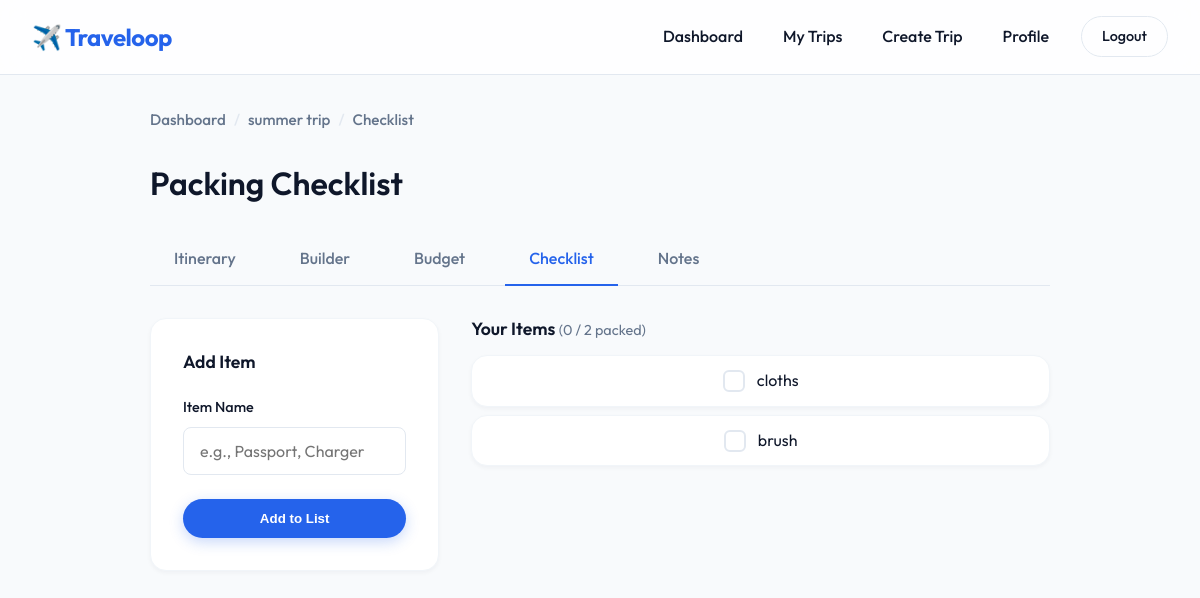
Page /trips/1/checklist (signed in) on the committed database.
### database/models.py (models this page shows)
class Trip(db.Model):
    id = db.Column(db.Integer, primary_key=True)
    user_id = db.Column(db.Integer, db.ForeignKey('user.id'), nullable=False)
    name = db.Column(db.String(100), nullable=False)
    start_date = db.Column(db.Date, nullable=False)
    end_date = db.Column(db.Date, nullable=False)
    description = db.Column(db.Text)
    cover_photo = db.Column(db.String(255))
    is_public = db.Column(db.Boolean, default=False)
    created_at = db.Column(db.DateTime, default=lambda: datetime.now(timezone.utc))
    stops = db.relationship('Stop', backref='trip', lazy=True, cascade='all, delete-orphan')
    expenses = db.relationship('Expense', backref='trip', lazy=True, cascade='all, delete-orphan')
    checklist_items = db.relationship('ChecklistItem', backref='trip', lazy=True, cascade='all, delete-orphan')
    notes = db.relationship('Note', backref='trip', lazy=True, cascade='all, delete-orphan')

class ChecklistItem(db.Model):
    id = db.Column(db.Integer, primary_key=True)
    trip_id = db.Column(db.Integer, db.ForeignKey('trip.id'), nullable=False)
    item_name = db.Column(db.String(100), nullable=False)
    category = db.Column(db.String(50))
    is_packed = db.Column(db.Boolean, default=False)

### backend/features.py (the view, shortened to what this page needs)
@features_bp.route('/trips/<int:trip_id>/checklist', methods=['GET', 'POST'])
@login_required
def checklist(trip_id):
    trip = check_trip_access(trip_id)
    if not trip:
        return redirect(url_for('trips.dashboard'))
    return render_template('checklist.html', trip=trip)

### backend/features.py (called while the page is built)
def check_trip_access(trip_id):
    trip = Trip.query.get_or_404(trip_id)
    if trip.user_id != current_user.id:
        return None
    return trip

### database/models.py (called while the page is built)
@login_manager.user_loader
def load_user(user_id):
    return User.query.get(int(user_id))

### templates/checklist.html (shortened to what this page needs)
{% extends "base.html" %}
{% block content %}
<div style="max-width: 900px; margin: 0 auto;">
    <div class="breadcrumb">
        <a href="{{ url_for('trips.dashboard') }}">Dashboard</a>
        <span class="separator">/</span>
        <a href="{{ url_for('trips.view_trip', trip_id=trip.id) }}">{{ trip.name }}</a>
        <span class="separator">/</span>
        <span>Checklist</span>
    </div>
    <h2 style="font-size: 2rem; margin-bottom: 2rem;">Packing Checklist</h2>
    <div class="trip-nav">
        <a href="{{ url_for('trips.view_trip', trip_id=trip.id) }}">Itinerary</a>
        <a href="{{ url_for('trips.trip_builder', trip_id=trip.id) }}">Builder</a>
        <a href="{{ url_for('features.budget', trip_id=trip.id) }}">Budget</a>
        <a href="{{ url_for('features.checklist', trip_id=trip.id) }}" class="active">Checklist</a>
        <a href="{{ url_for('features.notes', trip_id=trip.id) }}">Notes</a>
    </div>
    <div style="display: flex; gap: 2rem; align-items: flex-start;">
        <div style="flex: 1;">
            <div class="card" style="padding: 2rem;">
                <h3 style="margin-bottom: 1.5rem; font-size: 1.1rem;">Add Item</h3>
                <form method="POST">
                    <div class="form-group">
                        <label for="item_name">Item Name</label>
                        <input type="text" id="item_name" name="item_name" class="form-control" placeholder="e.g., Passport, Charger" required>
                    </div>
                    <button type="submit" class="btn btn-primary btn-block">Add to List</button>
                </form>
            </div>
        </div>
        <div style="flex: 2;">
            <h3 style="margin-bottom: 1rem; font-size: 1.1rem;">
                Your Items
                {% if trip.checklist_items|length > 0 %}
                    <span style="color: var(--text-muted); font-weight: 400; font-size: 0.9rem;">({{ trip.checklist_items|selectattr('is_packed')|list|length }} / {{ trip.checklist_items|length }} packed)</span>
                {% endif %}
            </h3>
            {% if trip.checklist_items %}
                {% for item in trip.checklist_items %}
                    <div class="card" style="padding: 0.75rem 1.25rem; margin-bottom: 0.5rem; display: flex; justify-content: space-between; align-items: center;">
                        <div style="display: flex; align-items: center; gap: 0.75rem;">
                            <form method="POST" style="margin: 0;">
                                <button type="submit" style="background: {{ 'var(--secondary)' if item.is_packed else 'none' }}; border: 2px solid {{ 'var(--secondary)' if item.is_packed else 'var(--border)' }}; width: 22px; height: 22px; border-radius: 6px; cursor: pointer; display: flex; align-items: center; justify-content: center;">
                                </button>
                            </form>
                            <span style="{{ 'text-decoration: line-through; color: var(--text-muted);' if item.is_packed else '' }}">{{ item.item_name }}</span>
                        </div>
                    </div>
                {% endfor %}
            {% else %}
                <div class="card" style="padding: 3rem; text-align: center;">
                    <p style="color: var(--text-muted);">No items in your checklist yet.</p>
                </div>
            {% endif %}
        </div>
    </div>
</div>
{% endblock %}

### static/style.css (style rules this page uses)
:root { --primary: #2563EB; --primary-hover: #1D4ED8; --secondary: #10B981; --secondary-hover: #059669; --danger: #EF4444; --danger-hover: #DC2626; --bg-main: #F8FAFC; --bg-card: #FFFFFF; --bg-nav: #FFFFFF; --text-main: #0F172A; --text-muted: #64748B; --border: #E2E8F0; --border-light: #F1F5F9; --radius-sm: 8px; --radius-md: 16px; --radius-lg: 24px; --radius-full: 9999px; --shadow-sm: 0 2px 4px rgba(15, 23, 42, 0.04); --shadow-md: 0 4px 12px rgba(15, 23, 42, 0.06); --shadow-lg: 0 12px 32px rgba(15, 23, 42, 0.08); }
* { box-sizing: border-box; margin: 0; padding: 0; }
body { font-family: 'Outfit', sans-serif; background-color: var(--bg-main); color: var(--text-main); line-height: 1.6; -webkit-font-smoothing: antialiased; }
a { text-decoration: none; color: var(--primary); transition: all 0.2s ease; }
h1, h2, h3, h4, h5 { font-weight: 600; line-height: 1.2; color: var(--text-main); }
.btn { display: inline-block; padding: 0.75rem 1.5rem; border-radius: var(--radius-full); font-weight: 600; text-align: center; cursor: pointer; border: none; transition: all 0.2s cubic-bezier(0.4, 0, 0.2, 1); }
.btn-primary { background-color: var(--primary); color: white; box-shadow: 0 4px 14px rgba(37, 99, 235, 0.25); }
.btn-block { display: block; width: 100%; }
.trip-card, .card { background: var(--bg-card); border-radius: var(--radius-md); padding: 1.5rem; box-shadow: var(--shadow-sm); border: 1px solid var(--border-light); display: flex; flex-direction: column; transition: all 0.3s ease; }
.form-group { margin-bottom: 1.5rem; }
.form-group label { display: block; font-weight: 500; margin-bottom: 0.5rem; font-size: 0.9rem; color: var(--text-main); }
.form-control { width: 100%; padding: 0.8rem 1rem; border: 1px solid var(--border); border-radius: var(--radius-sm); font-family: inherit; font-size: 1rem; color: var(--text-main); background-color: var(--bg-card); transition: all 0.2s ease; }
.breadcrumb { display: inline-flex; align-items: center; gap: 0.5rem; margin-bottom: 2rem; font-size: 0.95rem; font-weight: 500; color: var(--text-muted); }
.breadcrumb a { color: var(--text-muted); }
.breadcrumb .separator { color: var(--border); }
.trip-nav { display: flex; gap: 1rem; margin-bottom: 2rem; border-bottom: 1px solid var(--border); padding-bottom: 0; }
.trip-nav a { padding: 0.75rem 1.5rem; color: var(--text-muted); font-weight: 500; border-bottom: 2px solid transparent; margin-bottom: -1px; }
.trip-nav a.active { color: var(--primary); border-bottom-color: var(--primary); }

### rows in the picture
Trip: name "summer trip"
ChecklistItem: is_packed False (drawn), item_name "cloths"
ChecklistItem: is_packed False (drawn), item_name "brush"

### other values in the picture
{{ trip.checklist_items|selectattr('is_packed')|list|length }} "0"
{{ trip.checklist_items|length }} "2"
